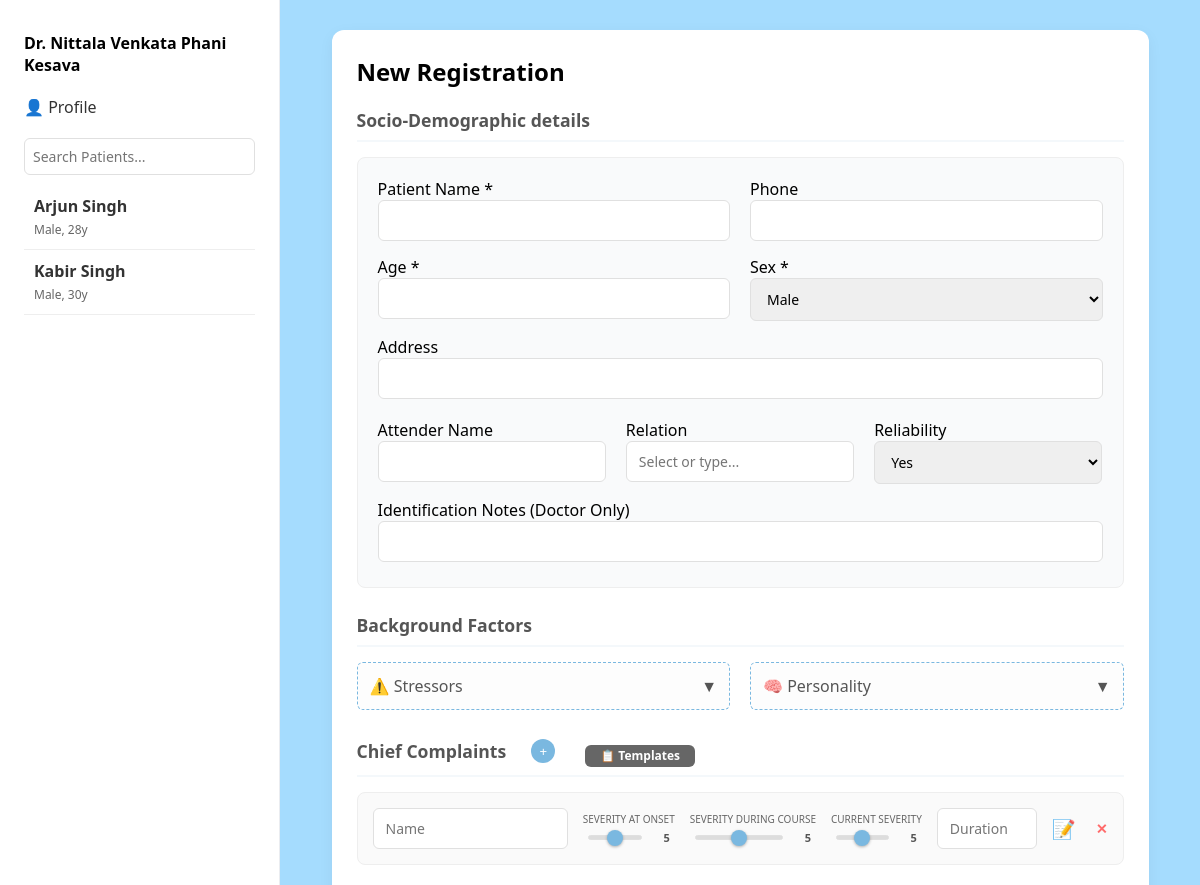
The page /first_visit (signed in, upper part) on the database as committed earlier.
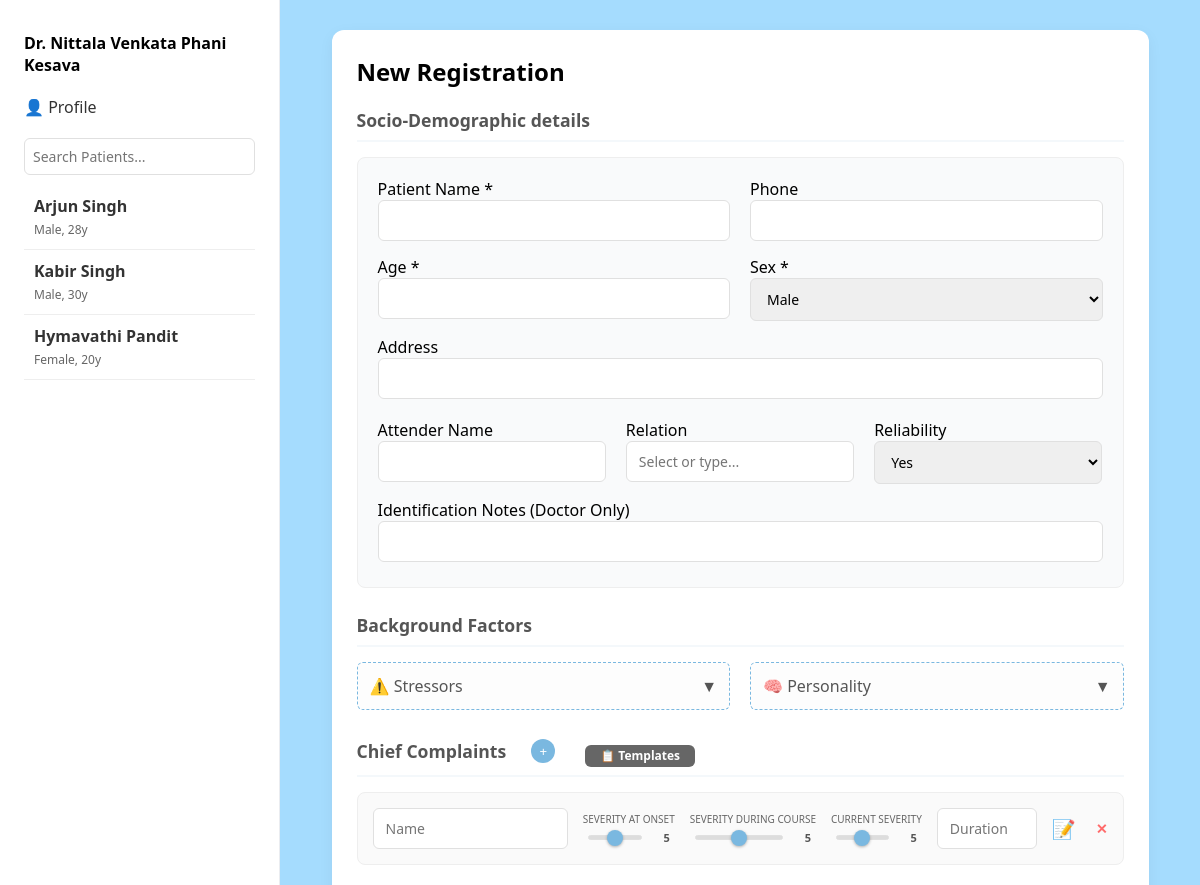
The same page on the database as committed later.
### models.py (models this page shows)
class Doctor(db.Model):
    __tablename__ = 'doctors'
    id = db.Column(db.Integer, primary_key=True)
    username = db.Column(db.String(80), unique=True, nullable=False)
    password_hash = db.Column(db.String(120), nullable=False)
    full_name = db.Column(db.String(100)) # e.g. "Dr. John Doe"
    clinic_name = db.Column(db.String(200))
    kmc_code = db.Column(db.String(50))
    address_text = db.Column(db.Text)
    social_handle = db.Column(db.String(100)) # e.g. "@drjohnpsych"
    signature_filename = db.Column(db.String(200)) # Path to uploaded image
    phone = db.Column(db.String(20))
    email = db.Column(db.String(120))
    patients = db.relationship('Patient', backref='doctor', lazy=True)

class Patient(db.Model):
    __tablename__ = 'patients'
    id = db.Column(db.Integer, primary_key=True)
    name = db.Column(db.String(100), nullable=False)
    age = db.Column(db.Integer, nullable=False)
    sex = db.Column(db.String(10), nullable=False)
    address = db.Column(db.Text)
    doctor_id = db.Column(db.Integer, db.ForeignKey('doctors.id'), nullable=False)
    phone = db.Column(db.String(20))  # Optional Phone
    attender_name = db.Column(db.String(100))
    attender_relation = db.Column(db.String(50))
    attender_reliability = db.Column(db.String(10))  # 'Yes' or 'No'
    personal_notes = db.Column(db.Text)  # Doctor's personal ID notes
    visits = db.relationship('Visit', backref='patient', lazy=True, cascade='all, delete-orphan')

### app.py (the view, shortened to what this page needs)
@app.route('/first_visit', methods=['GET', 'POST'])
@login_required
def first_visit():
    doc_id = session.get('doctor_id')
    doctor = Doctor.query.get(doc_id) if doc_id is not None else None
    if not doctor:
        session.clear()
        flash('Session expired. Please log in.', 'error')
        return redirect(url_for('landing'))
    is_guest = session.get('role') == 'guest'
    patients = []
    if not is_guest and doctor:
        patients = Patient.query.filter_by(doctor_id=doctor.id).all()
    today = date.today()
    return render_template('first_visit.html', patients=patients, today=today, is_guest=is_guest, doctor=doctor)

### app.py (called while the page is built)
@app.context_processor
def utility_processor():
    return dict(format_frequency=format_frequency)

def login_required(f):
    @wraps(f)
    def decorated_function(*args, **kwargs):
        if 'logged_in' not in session and 'guest' not in session:
            flash('Please log in to access this page.', 'error')
            return redirect(url_for('landing'))
        return f(*args, **kwargs)
    return decorated_function

### templates/first_visit.html (shortened to what this page needs)
<!DOCTYPE html>
<html lang="en">
<head>
</head>
<body>
    <div class="app-container">
        <aside class="sidebar">
            <div style="font-weight:bold; margin-bottom:20px;">Dr. {{ doctor.full_name if doctor and doctor.full_name else 'Doctor' }}</div>
            <a href="{{ url_for('profile') }}" style="text-decoration:none; color:#333; margin-bottom:20px; display:block;">👤 Profile</a>
            <input type="text" id="search" placeholder="Search Patients..." onkeyup="filterPatients()" style="width:100%; padding:8px; margin-bottom:10px;">
            <div id="patientList" style="flex:1; overflow-y:auto;">
                {% for p in patients %}
                <a href="{{ url_for('patient_detail', patient_id=p.id) }}" class="patient-item" style="display:block; padding:10px; border-bottom:1px solid #eee; text-decoration:none; color:#333;">
                    <b>{{ p.name }}</b><br><span style="font-size:12px; color:#666;">{{ p.sex }}, {{ p.age }}y</span>
                </a>
                {% endfor %}
            </div>
        </aside>
        <main class="main-content">
            <div class="visit-card">
                <form method="POST" action="{{ url_for('first_visit') }}" id="visitForm">
                    <h2 style="margin-bottom: 20px;">New Registration</h2>
                    <div class="section-header" style="margin-top: 0;"><span class="section-title">Socio-Demographic details</span></div>
                    <div class="patient-grid">
                        <div class="row-2-col">
                            <div><label>Patient Name *</label><input type="text" name="patient_name" required></div>
                            <div><label>Phone</label><input type="text" name="phone"></div>
                        </div>
                        <div class="row-2-col">
                            <div><label>Age *</label><input type="number" name="age" required></div>
                            <div><label>Sex *</label><select name="sex"><option>Male</option><option>Female</option><option>Other</option></select></div>
                        </div>
                        <div><label>Address</label><textarea name="address" rows="1" style="resize: none;"></textarea></div>
                        <div class="row-3-col">
                            <div><label>Attender Name</label><input type="text" name="attender_name"></div>
                            <div>
                                <label>Relation</label>
                                <input type="text" name="attender_relation" id="attender_relation" list="relation-options" oninput="toggleRelationOther(this)" onchange="validateRelation(this)" placeholder="Select or type..." autocomplete="off">
                            </div>
                            <div><label>Reliability</label><select name="attender_reliability"><option>Yes</option><option>No</option></select></div>
                        </div>
                        <div><label>Identification Notes (Doctor Only)</label><textarea name="personal_notes" rows="1" style="resize: none;"></textarea></div>
                    </div>
                    <div class="section-header"><span class="section-title">Background Factors</span></div>
                    <div class="click-trigger-row">
                        <div class="click-trigger" onclick="document.getElementById('modalStress').style.display='block'">
                            <span>⚠️ Stressors</span><span>▼</span>
                        </div>
                        <div class="click-trigger" onclick="document.getElementById('modalPers').style.display='block'">
                            <span>🧠 Personality</span><span>▼</span>
                        </div>
                    </div>
                    <div class="section-header">
                    <span class="section-title">Chief Complaints</span>
                    <button type="button" class="add-btn" onclick="addSymptom()" style="margin-left: 10px;">+</button>
					<button type="button" class="btn" onclick="openTemplatesModal()" style="padding: 5px 15px; font-size: 12px; margin-left: 15px; background: #666; width: auto; line-height: 1;">📋 Templates</button>
                </div>
                    <div id="symptoms-container"></div>
                </form>
            </div>
        </main>
    </div>
</body>
</html>

### templates/first_visit.html (style rules this page uses)
:root { --primary-blue: #A5DCFE; --primary-dark: #7ab8e0; --bg-color: #f4f8fb; --sidebar-width: 280px; }
* { box-sizing: border-box; margin: 0; padding: 0; font-family: 'Segoe UI', sans-serif; }
body { background-color: var(--bg-color); height: 100vh; overflow: hidden; display: flex; }
.app-container { display: flex; width: 100%; height: 100%; }
.sidebar { width: var(--sidebar-width); background: #fff; border-right: 1px solid #eaecf0; padding: 32px 24px; display: flex; flex-direction: column; flex-shrink: 0; }
.main-content { flex: 1; overflow-y: auto; padding: 30px; background: var(--primary-blue); }
.visit-card { background: white; border-radius: 12px; padding: 25px; width: 95%; max-width: 1400px; margin: 0 auto; box-shadow: 0 4px 15px rgba(0,0,0,0.05); }
.section-header { display: flex; align-items: center; gap: 15px; margin-top: 25px; margin-bottom: 15px; border-bottom: 2px solid var(--bg-color); padding-bottom: 8px; }
.section-title { font-size: 1.1rem; font-weight: 600; color: #555; }
.add-btn { background: var(--primary-dark); color: white; border: none; width: 24px; height: 24px; border-radius: 50%; cursor: pointer; display: flex; align-items: center; justify-content: center; }
.btn { padding: 15px; border: none; border-radius: 6px; font-weight: 600; cursor: pointer; color: white; font-size: 16px; margin-top: 10px; }
.patient-grid { display: grid; gap: 15px; background: #f9fafb; padding: 20px; border-radius: 8px; border: 1px solid #eee; }
.row-3-col { display: grid; grid-template-columns: 1fr 1fr 1fr; gap: 20px; }
.row-2-col { display: grid; grid-template-columns: 1fr 1fr; gap: 20px; }
input, select, textarea { width: 100%; padding: 10px 12px; border: 1px solid #e0e0e0; border-radius: 6px; font-size: 14px; }
.click-trigger-row { display: flex; gap: 20px; margin-bottom: 20px; }
.click-trigger { flex: 1; padding: 12px; border: 1px dashed #7ab8e0; border-radius: 6px; color: #555; cursor: pointer; background: #fdfdfd; display: flex; justify-content: space-between; align-items: center; }

Rows that differ between the two databases and show on the page:
added Patient: name "Hymavathi Pandit", sex "Female", age "20"
